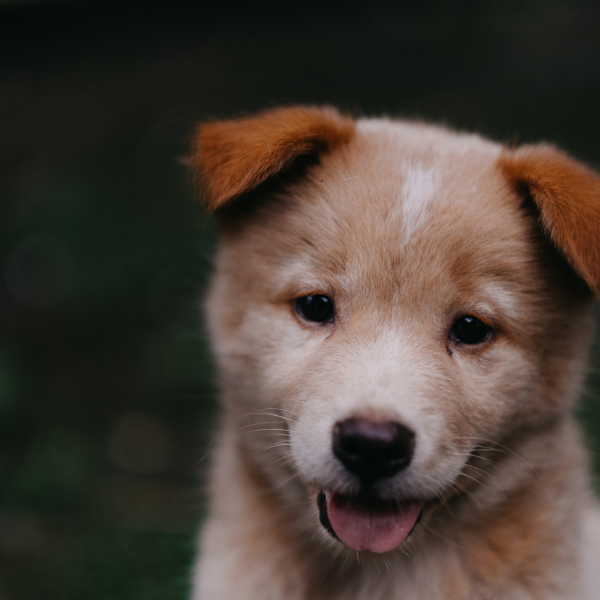
#> input picture pupy.png, 600 x 600 px, found by its file name
$ python egitim02.py
#> lines starting #> are read from the running program, lines starting #| are printed output that depends on the picture; after the words box and inside, x2 and y2 are one past the last pixel; in counts of white or black regions, pixels touching at a corner belong together
# Canny Algoritması ile Kenar Algılama (Edge Detection) ve medyan tabanlı dinamik eşikleme

import cv2
import numpy as np

yol = "pupy.png"
img = cv2.imread(yol)
#> img is the input picture: shape (600, 600, 3); mean B, G, R 53.1, 61.4, 71.7

if img is None:
    print("Resim yok!")
else:
    med_val = np.median(img)
#> med_val = 34
    lower = int(max(0, 0.7 * med_val))
#> lower = 23
    upper = int(min(255, 1.3 * med_val))
#> upper = 44
    blurred_img = cv2.blur(img, ksize=(5, 5))
    edges = cv2.Canny(blurred_img, threshold1=lower, threshold2=upper + 50)
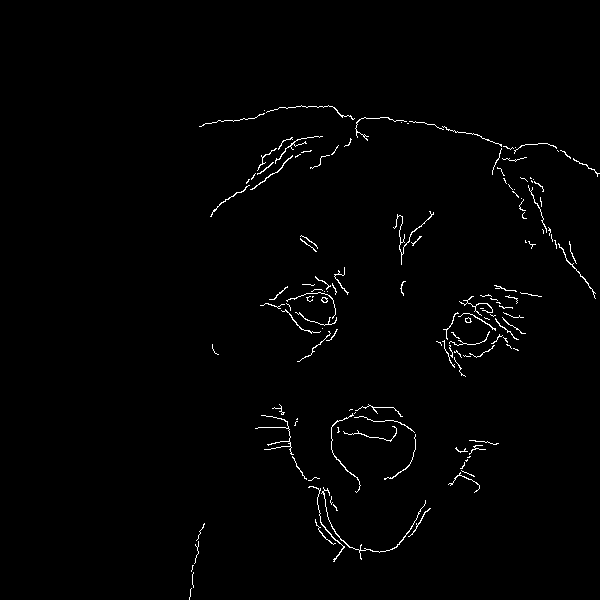
#> edges: shape (600, 600); 1.2% white in thin lines or dots, all inside (x1, y1, x2, y2) = (189, 105, 600, 600)
    window_name = 'Canny Kenar Algılama'
    cv2.namedWindow(window_name)

    while True:
        cv2.imshow(window_name, edges)
        if cv2.waitKey(20) == 27 or cv2.getWindowProperty(window_name, cv2.WND_PROP_VISIBLE) < 1:
#> (key Esc is pressed here)
            break
    cv2.destroyAllWindows()

$ run again, with haarcascade_russian_plate.png copied over pupy.png
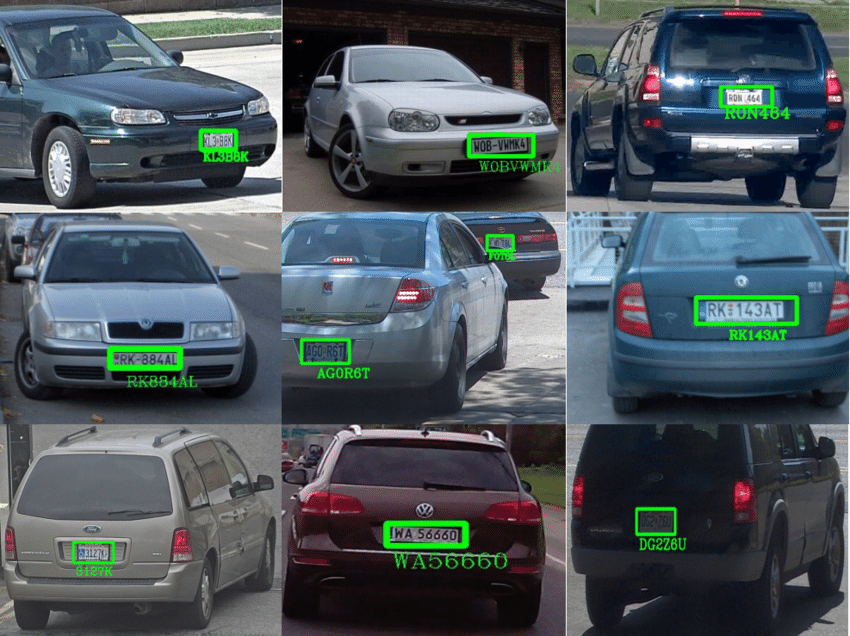
#> input picture haarcascade_russian_plate.png, 850 x 636 px, found by its file name
#> img is the input picture: shape (636, 850, 3); mean B, G, R 91.3, 85.6, 75.1
#> med_val = 75
#> lower = 52
#> upper = 97
#> `blurred_img = cv2.blur(img, ksize=(5, 5))`:
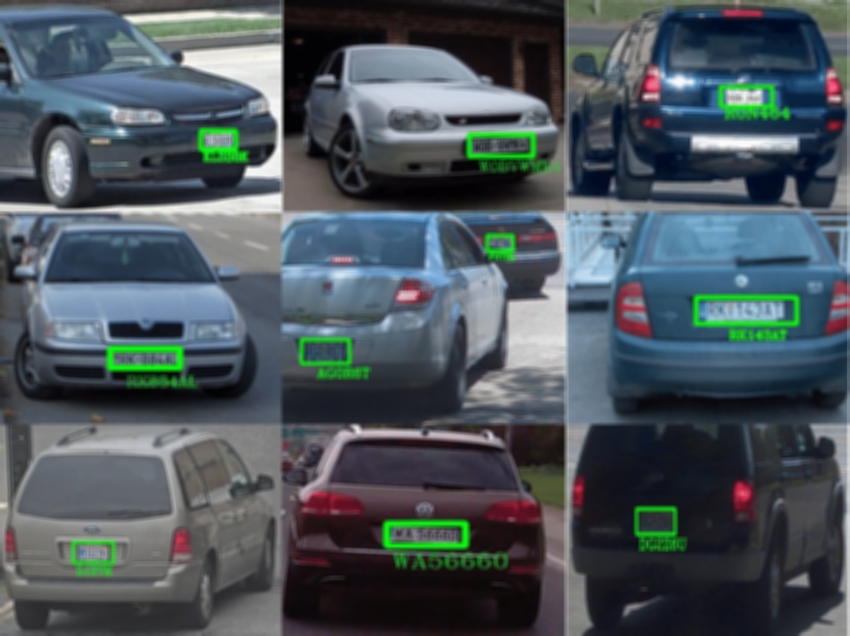
#> blurred_img: shape (636, 850, 3); mean B, G, R 91.2, 85.6, 75.1
#> `edges = cv2.Canny(blurred_img, threshold1=lower, threshold2=upper + 50)`:
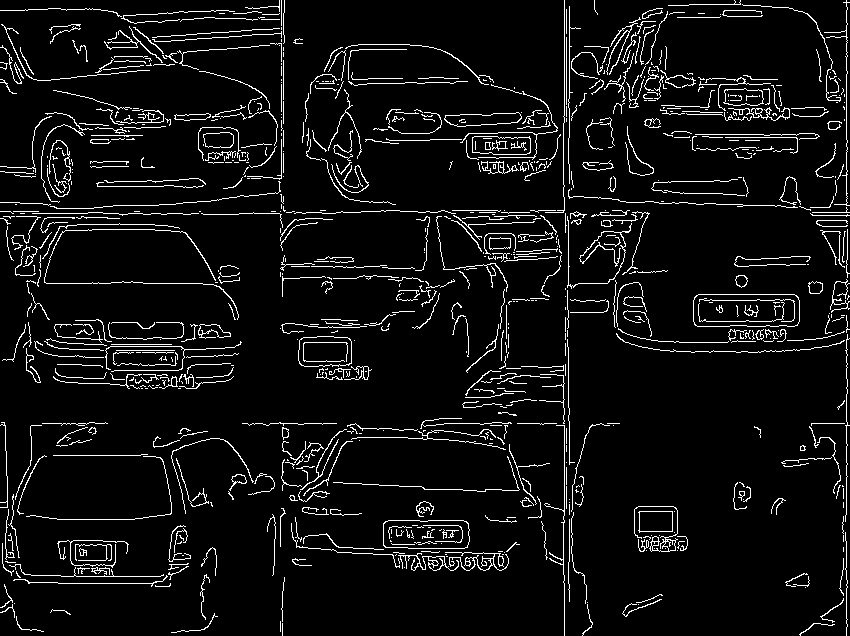
#> edges: shape (636, 850); 6.3% white in thin lines or dots
